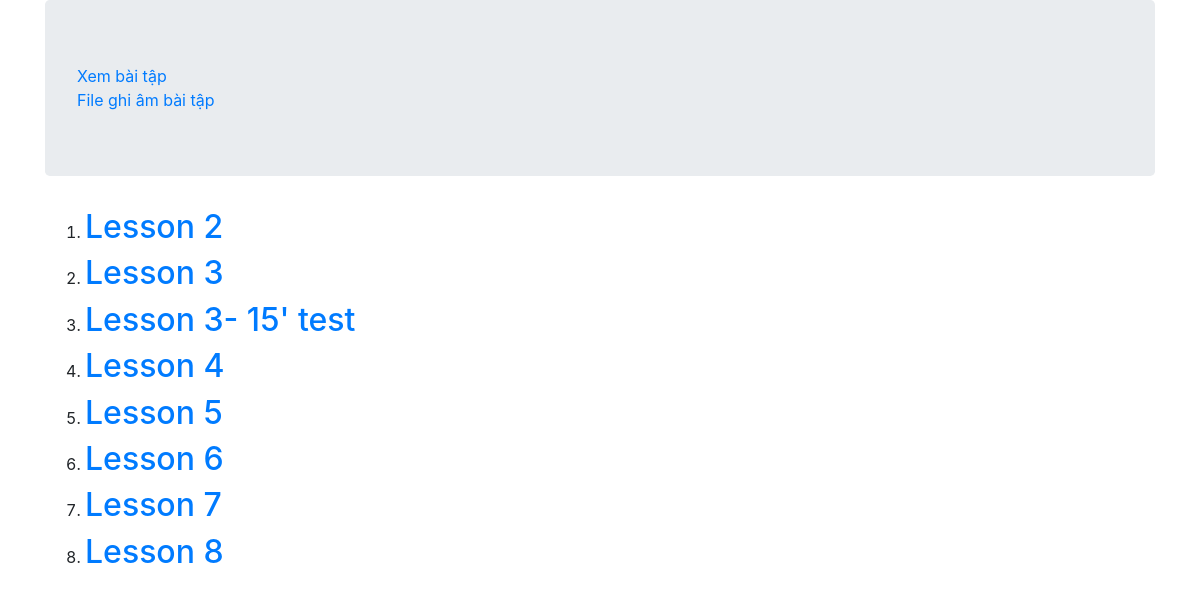
The page /homeworks/ on the database as committed earlier.
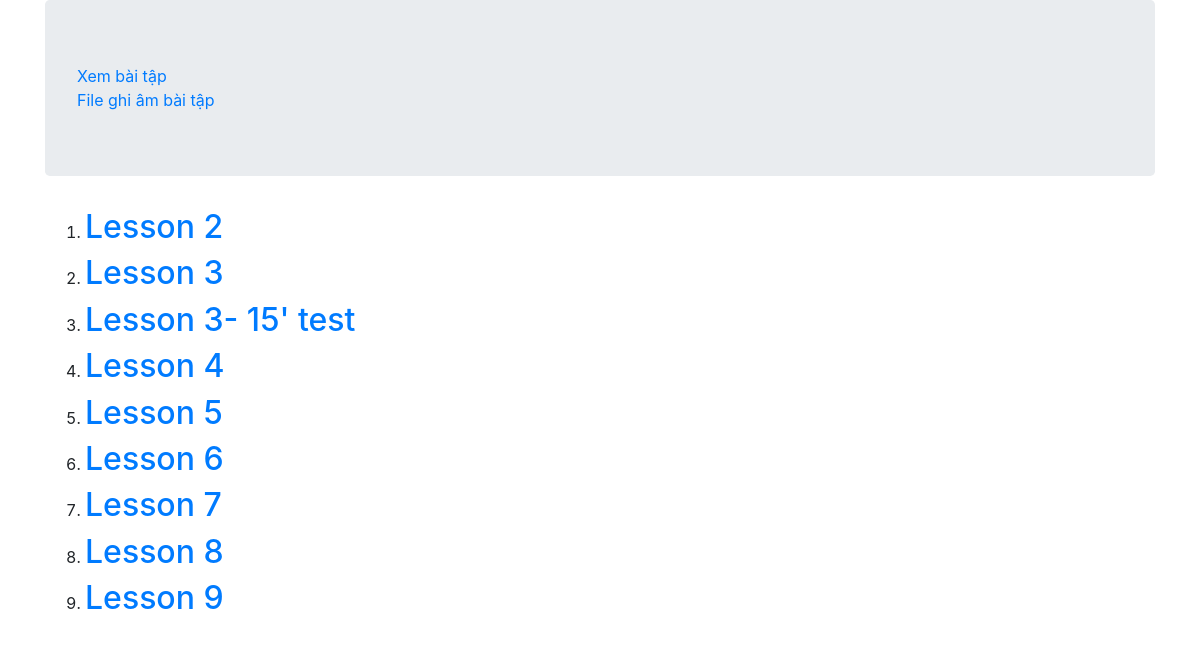
The same page on the database as committed later.
### my_app/models.py (models this page shows, shortened)
class Homework(models.Model):
    lecture = models.CharField( max_length=50)
    questions = models.TextField(null = True)
    question_img = models.ImageField( upload_to='homeworks', null='True', blank = 'True')
    answers = []

### my_app/views.py (the view)
# urls.py: path('', views.HomeworkListView.as_view(), name='all'),
class HomeworkListView(ListView):
    model = Homework

### my_app/templates/my_app/homework_list.html (shortened to what this page needs)
{% extends 'base.html' %}
{% block Body %}
    <ol>
    {% for homework in object_list %}
        <li><a href="{% url 'homework:detail' pk=homework.pk %}"><h2> {{homework.lecture}} </h2>
        </a></li>
    {% endfor %}
    </ol>
{% endblock Body %}

Rows that differ between the two databases and show on the page:
added Homework: lecture "Lesson 9"
